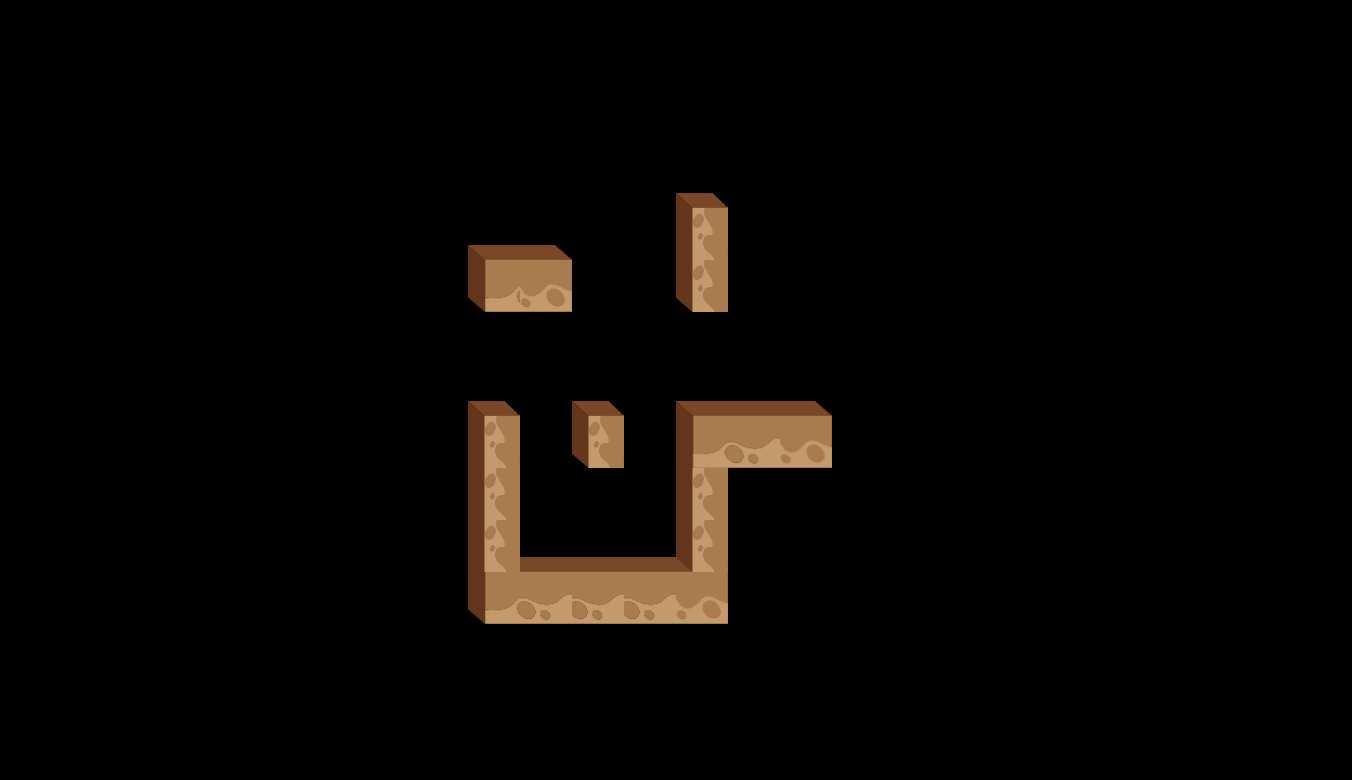

Tiled map render using the project's own tile images. Description and the map definition, with tile-layer contents summarised, below:
An orthogonal 26x15 tile map with 52x52 px tiles, 8 tile layers (road_4, road_3, road_2, road_1, ...), 2 tilesets and 8 objects (apple, door, ci2_1, ci1, ci2_2, ...).

<map version="1.0" orientation="orthogonal" renderorder="right-down" width="26" height="15" tilewidth="52" tileheight="52">
 <tileset firstgid="1" name="road" tilewidth="52" tileheight="67">
  <image source="road.png" width="364" height="67" />
 </tileset>
 <tileset firstgid="8" name="road_2" tilewidth="52" tileheight="67">
  <image source="road_2.png" width="52" height="67" />
 </tileset>
 <layer name="road_4" width="26" height="15">
  <data>[390 cells, 5 non-empty, 3 distinct tile ids]</data>
 </layer>
 <layer name="road_3" width="26" height="15">
  <data>[390 cells, 2 non-empty, 1 distinct tile ids]</data>
 </layer>
 <layer name="road_2" width="26" height="15">
  <data>[390 cells, 2 non-empty, 1 distinct tile ids]</data>
 </layer>
 <layer name="road_1" width="26" height="15">
  <data>[390 cells, 3 non-empty, 3 distinct tile ids]</data>
 </layer>
 <layer name="road_8" width="26" height="15">
  <data>[390 cells, 2 non-empty, 1 distinct tile ids]</data>
 </layer>
 <layer name="road_7" width="26" height="15">
  <data>[390 cells, 1 non-empty, 1 distinct tile ids]</data>
 </layer>
 <layer name="road_5" width="26" height="15">
  <data>[390 cells, 2 non-empty, 2 distinct tile ids]</data>
 </layer>
 <layer name="road_6" width="26" height="15">
  <data>[390 cells, 1 non-empty, 1 distinct tile ids]</data>
 </layer>
 <objectgroup name="objLayer">
  <object name="apple" x="652" y="440" visible="0" />
  <object name="door" x="804" y="494" visible="0" />
  <object name="ci2_1" x="598" y="384" visible="0" />
  <object name="ci1" x="596" y="490" visible="0" />
  <object name="ci2_2" x="752" y="386" visible="0" />
  <object name="startPos_2" x="440" y="236" visible="0" />
  <object name="startPos_3" x="440" y="284" visible="0" />
  <object name="startPos_1" x="494" y="232" visible="0" />
 </objectgroup>
</map>
